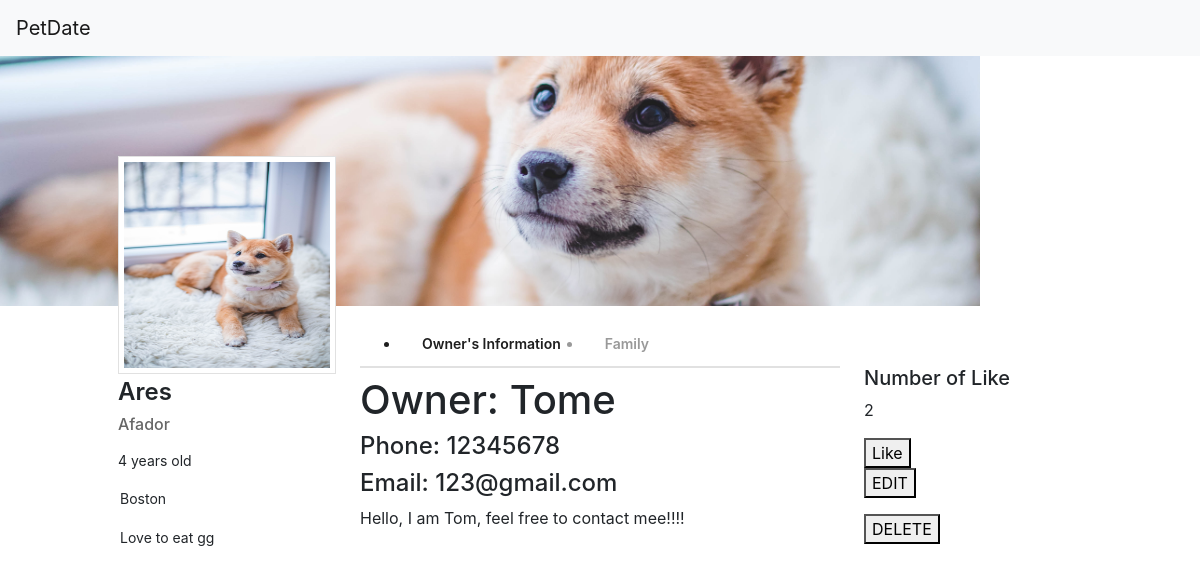
Screenshot of /3/ with the database file from the repository.
### home/models.py (models this page shows, shortened)
class Dog(models.Model):
    name = models.CharField(max_length=50)
    photo = models.FileField(upload_to='images/', null=True, verbose_name="")
    breed = models.CharField(max_length=50)
    age = models.CharField(max_length=50)
    favourite_food = models.CharField(max_length=50)
    like = models.IntegerField(default=0)
    owner = models.ForeignKey('Owner', on_delete=models.CASCADE, related_name="owner")
    father = models.ForeignKey('Dog', on_delete=models.CASCADE, blank=True, null=True, related_name="Dad")
    mother = models.ForeignKey('Dog', on_delete=models.CASCADE, blank=True, null=True, related_name="Mom")

class Owner(models.Model):
    name = models.CharField(max_length=50)
    phone = models.CharField(max_length=50)
    email = models.CharField(max_length=50)
    msg = models.TextField(max_length=200)
    location = models.CharField(max_length=50)

### home/views.py (the view)
# urls.py: path('<int:dog_id>/', views.detail, name='detail'),
def detail(request, dog_id):
    dog = Dog.objects.get(pk=dog_id)
    template = loader.get_template('home/dog_detail.html')
    context = {
        'dog': dog,
        'father': dog.father,
        'mother': dog.mother,
        'owner': dog.owner
    }
    return HttpResponse(template.render(context, request))

### templates/home/dog_detail.html (shortened to what this page needs)
<html>
    <head>
            <link rel="stylesheet" href="https://maxcdn.bootstrapcdn.com/bootstrap/4.3.1/css/bootstrap.min.css">
            {% load static %}
            <link rel="stylesheet" type="text/css" href="{% static 'detailPage/style.css'%}">
    </head>
    <body>
            <nav class="navbar navbar-light bg-light">
                    <a class="navbar-brand" href="{%url 'home'%}">
                      PetDate
                    </a>
            </nav>
            <div class="cover-photo"><img src="{{ dog.photo.url }}" alt="" style="object-fit: cover;"/></div>
            <div class="body">
              <section class="left-col user-info">
                <div class="profile-avatar">
                        <img src="{{ dog.photo.url }}" alt=""/>
                </div>
                <h1>{{dog.name}}</h1>
                <h2>{{dog.breed}}</h2>
                <div class="meta">
                    <p>{{dog.age}} years old</p>
                    <p><i class="fa fa-fw fa-map-marker"></i> {{dog.owner.location}}</p>
                    <p><i class="fa fa-fw fa-link"></i>Love to eat {{dog.favourite_food}}</p>
                </div>
              </section>
              <section class="section center-col content">
                <nav class="profile-nav">
                  <ul>
                    <li class="active" id="ownerTag">Owner's Information</li>
                    {%if father or mother%}
                    <li id="familyTag">Family</li>
                    {%endif%}
                  </ul>
                </nav>
                <div id="ownerInfo" class="owner_info">
                    <h1>Owner: {{dog.owner.name}}</h1>
                    <h4 class="contact_info">Phone: {{dog.owner.phone}}</h4>
                    <h4>Email: {{dog.owner.email}}</h4>
                    <div class="msgBox"><p>{{dog.owner.msg}}</p></div>
                </div>
              </section>
              <section class="right-col">
                <h5>Number of Like</h5>
                <p>{{dog.like}}</p>
                <button><a href="/{{dog.id}}/like">Like</a></button>
                <form action="{% url 'editDog' pk=dog.id %}" method="post">{% csrf_token %}<button type="submit">EDIT</button></form>
                <form action="{% url 'deleteDog' pk=dog.id %}" method="post">{% csrf_token %}<button type="submit">DELETE</button></form>
              </section>
            </div>
    </body>
</html>

### home/static/detailPage/style.css (style rules this page uses)
html { font-family: "proxima-nova",sans-serif; }
*, *:before, *:after { -moz-box-sizing: border-box; -webkit-box-sizing: border-box; box-sizing: border-box; }
html, html a { -webkit-font-smoothing: antialiased !important; text-shadow: 1px 1px 1px rgba(0, 0, 0, 0.004); }
a { text-decoration: none; color: inherit; }
.cover-photo img { object-fit: cover; width: 980px; height: 250px; margin: 0 auto; background-color: #f5f5f5; position: relative; z-index: 1; }
.body { width: 980px; margin: 0 auto; z-index: 4; position: relative; }
.left-col, .right-col { width: 226px; float: left; min-height: 400px; position: relative; }
.left-col { margin-right: 24px; position: relative; top: -150px; left: 8px; }
.center-col { float: left; width: 480px; margin-right: 24px; min-height: 400px; }
.right-col { padding-top: 60px; }
.user-info h1 { font-size: 24px; font-weight: 600; line-height: 1.2; padding-top: 4px; }
.user-info h2 { color: #666; font-size: 16px; }
.user-info .meta { padding: 8px 0; font-size: 14px; }
.user-info .meta p { line-height: 1.6; }
.user-info .meta i { font-size: 0.95em; padding-right: 2px; }
.profile-avatar { width: 218px; height: 218px; border: 1px solid #e1e1e1; background-color: #fff; right: 0; }
.profile-avatar img { width: 206px; height: 206px; margin: 5px; }
.profile-nav { height: 46px; background-color: white; border-bottom: 2px solid #E1E1E1; margin-bottom: 8px; }
.profile-nav ul > li { color: #999; font-size: 14px; float: left; line-height: 44px; font-weight: 600; padding: 0 22px; cursor: pointer; }
.profile-nav li.active { color: #1E1E1E; }

### rows the page displays
Dog: photo (picture), name "Ares", breed "Afador", age "4", owner.location "Boston", favourite_food "gg", owner.name "Tome", owner.phone "12345678", owner.email "123@gmail.com", owner.msg "Hello, I am Tom, feel free to contact mee!!!!", like "2"
